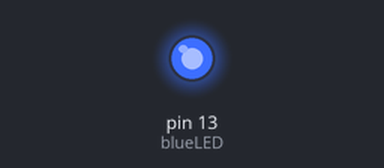
This sketch was run on a simulated Arduino Uno, built with avr-gcc and run on an emulated ATmega328P. Shown: output pins drawn as LEDs (lit = HIGH).

Above: at 1.1 s.
At 14.6 s:
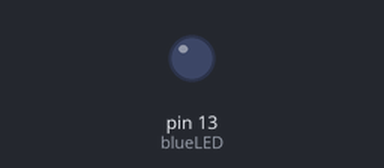
Timing chart, 0 to 23.1 s (numbered marks = the images above):
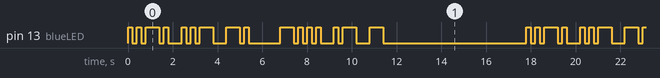

Measured:
- by itself, pin 13 (blueLED): moves between LOW and HIGH, repeating every 17.8 s
- by itself, everything shown: repeats every 17.8 s, in 32 steps

The sketch:

lab_1_level_2.ino
```cpp
//Sebastian Bruce
//Date: Sept 7 2023
//Description: Lab 2 - Display morse code with LED

//Variables
int blueLED = 13;//LED Connected to port 13

//level 2 variables
int dotTime = 200;
int dashTime = 600;
int spaceBetween = 200;
int spaceLetter = 600;
int spaceWord = 1400;

//input/output, runs once
void setup()
{
pinMode(blueLED, OUTPUT);
}

//set functions to pull in loop
void dot()
{
  digitalWrite(blueLED, HIGH);//turn LED on
  delay(dotTime);
  digitalWrite(blueLED, LOW);//turn LED off
}

void dash()
{
  digitalWrite(blueLED, HIGH);//turn LED on
  delay(dashTime);
  digitalWrite(blueLED, LOW);//turn LED off
}
//main loop, runs forever
void loop()
{
  //FUN
  // F
  dot();
  delay(spaceBetween);
  dot();
  delay(spaceBetween);
  dash();
  delay(spaceBetween);
  dot();
  delay(spaceLetter);

  //U
  dot();
  delay(spaceBetween);
  dot();
  delay(spaceBetween);
  dash();
  delay(spaceLetter);

  //N
  dash();
  delay(spaceBetween);
  dot();
  delay(spaceWord);

  //BAT
  //B
  dash();
  delay(spaceBetween);
  dot();
  delay(spaceBetween);
  dot();
  delay(spaceBetween);
  dot();
  delay(spaceLetter);

  //A
  dot();
  delay(spaceBetween);
  dash();
  delay(spaceLetter);

  //T
  dash();
  delay(spaceWord);

  delay(5000);//end of loop
}
```
